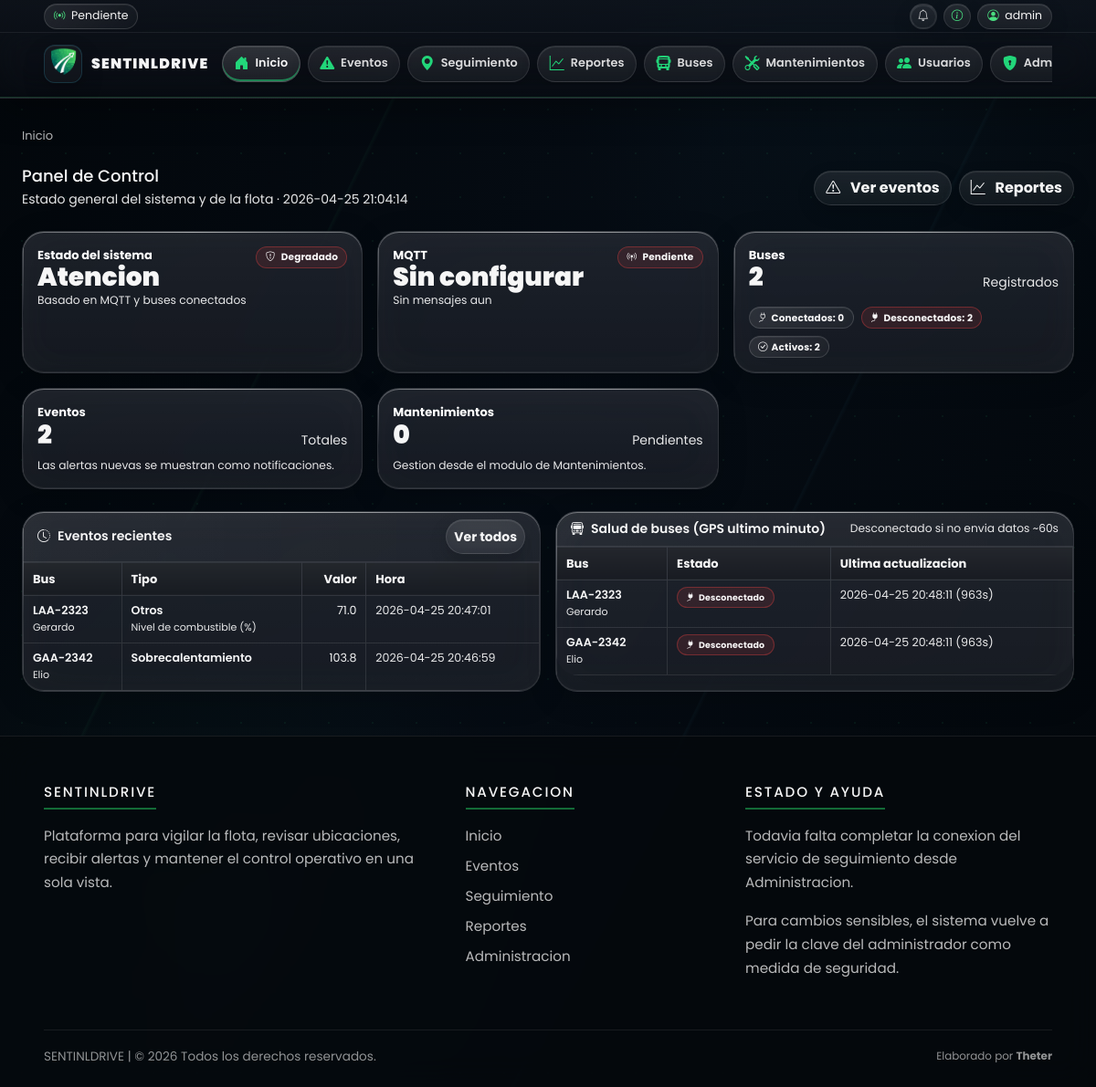
Page /dashboard (signed in) on the earlier database version.
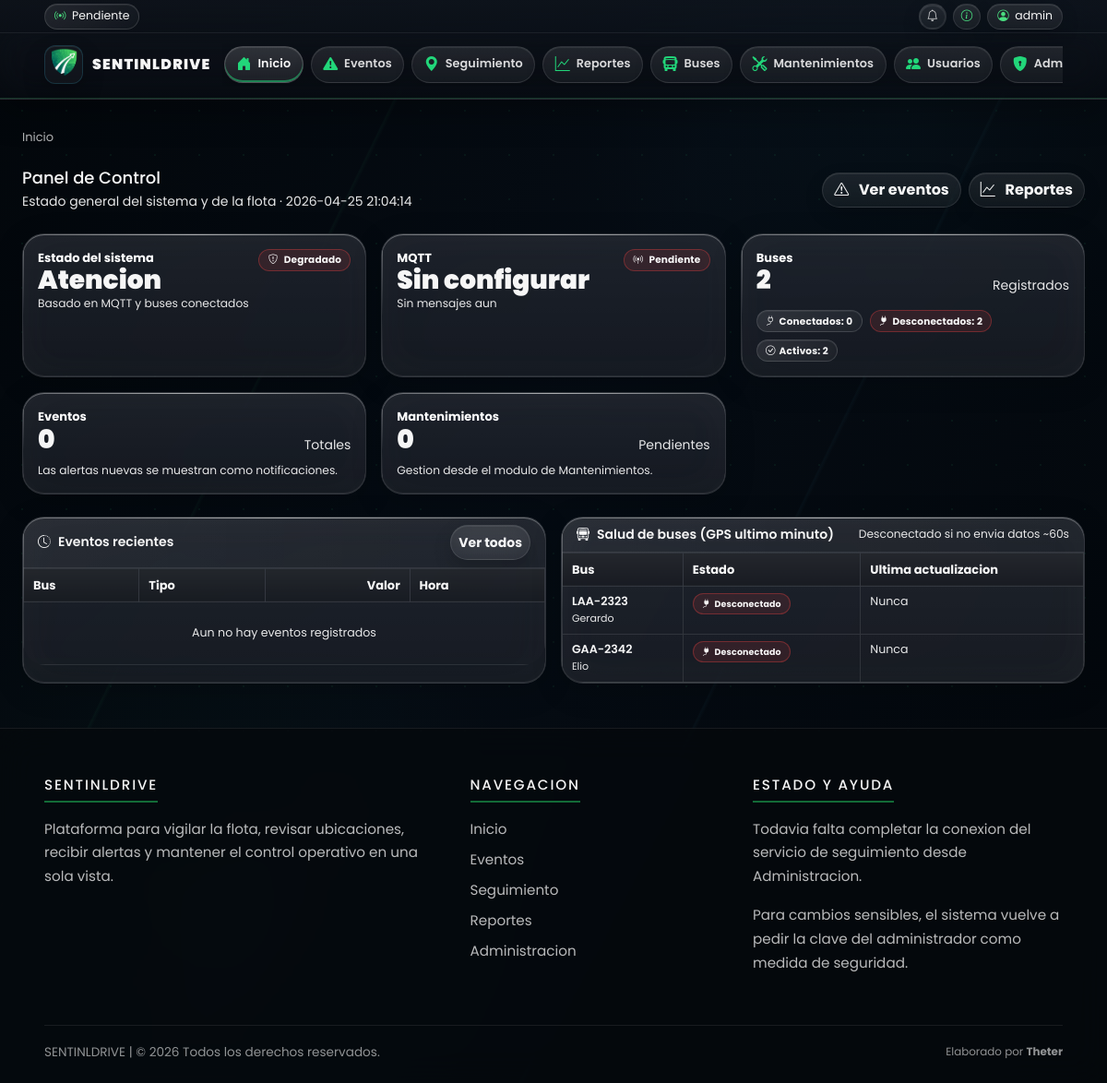
Same page on the later database version.
### app/models/event.py (models this page shows, shortened)
class Event(db.Model):
    __tablename__ = "event"
    __table_args__ = (
        db.Index("ix_event_bus_timestamp", "bus_id", "timestamp"),
    )
    id = db.Column(db.Integer, primary_key=True)
    bus_id = db.Column(
        db.Integer,
        db.ForeignKey("bus.id", ondelete="CASCADE"),
        nullable=False,
        index=True,
    )
    type = db.Column(db.String(50), nullable=False, index=True)
    value = db.Column(db.Float(precision=2), nullable=True)
    description = db.Column(db.String(300), nullable=True)
    latitude = db.Column(db.Float(precision=8), nullable=True)
    longitude = db.Column(db.Float(precision=8), nullable=True)
    timestamp = db.Column(
        db.DateTime(timezone=True),
        nullable=False,
        default=ecuador_now,
        index=True,
    )

### app/models/bus.py (models this page shows)
class Bus(db.Model): #Usamos pascalcase para los nombres de las clases
    __tablename__ = 'bus'
    id = db.Column(db.Integer, primary_key=True)
    plate = db.Column(db.String(20), nullable=False, unique=True)
    driver = db.Column(db.String(50))
    status = db.Column(db.String(20), default="Activo")
    description = db.Column(db.String(300), nullable=True)
    events = db.relationship(
        'Event',
        backref='bus',  # ← Solo aquí se define el backref
        lazy=True,
        cascade='all, delete-orphan'
    )
    locations = db.relationship(
        'Location',
        backref='bus',
        lazy=True,
        cascade='all, delete-orphan'
    )
    maintenances = db.relationship(
        'Maintenance',
        backref='bus',
        lazy=True,
        cascade='all, delete-orphan'
    )

### app/routes/dashboard.py (the view)
@dashboard_bp.route("/dashboard")
@login_required
def dashboard():
    now = ecuador_now()
    one_minute_ago = now - timedelta(seconds=60)
    total_buses = Bus.query.count()
    active_buses = Bus.query.filter(Bus.status == "Activo").count()
    total_events = Event.query.count()
    pending_maintenances = Maintenance.query.filter(Maintenance.status == "Pendiente").count()
    last_seen_sq = (
        db.session.query(
            Location.bus_id.label("bus_id"),
            func.max(Location.timestamp).label("last_seen"),
        )
        .group_by(Location.bus_id)
        .subquery()
    )
    bus_rows = (
        db.session.query(Bus, last_seen_sq.c.last_seen)
        .outerjoin(last_seen_sq, Bus.id == last_seen_sq.c.bus_id)
        .order_by(Bus.id.asc())
        .all()
    )
    bus_health = []
    connected_count = 0
    for bus, last_seen in bus_rows:
        if last_seen and getattr(last_seen, "tzinfo", None) is None:
            last_seen = last_seen.replace(tzinfo=ECUADOR_TZ)
        is_connected = bool(last_seen and last_seen >= one_minute_ago)
        if is_connected:
            connected_count += 1
        seconds_since = int((now - last_seen).total_seconds()) if last_seen else None
        bus_health.append(
            {
                "id": bus.id,
                "plate": bus.plate,
                "driver": bus.driver,
                "status": bus.status,
                "description": getattr(bus, "description", None),
                "last_seen": last_seen,
                "seconds_since": seconds_since,
                "connected": is_connected,
            }
        )
    disconnected_count = max(0, total_buses - connected_count)
    last_events = (
        Event.query.options(joinedload(Event.bus))
        .order_by(Event.timestamp.desc())
        .limit(5)
        .all()
    )
    mqtt_connected = bool(MQTT_STATE.get("connected"))
    system_ok = mqtt_connected and connected_count > 0
    return render_template(
        "dashboard.html",
        now=now,
        mqtt_state=MQTT_STATE,
        mqtt_connected=mqtt_connected,
        system_ok=system_ok,
        total_buses=total_buses,
        active_buses=active_buses,
        connected_buses=connected_count,
        disconnected_buses=disconnected_count,
        total_events=total_events,
        pending_maintenances=pending_maintenances,
        last_events=last_events,
        bus_health=bus_health,
    )

### app/templates/dashboard.html (shortened to what this page needs)
{% extends "base.html" %}
{% block content %}
<nav aria-label="breadcrumb" class="breadcrumb-nav">
    <ol class="breadcrumb">
        <li class="breadcrumb-item active" aria-current="page">Inicio</li>
    </ol>
</nav>
<div class="d-flex align-items-center justify-content-between flex-wrap gap-2 mb-4">
    <div>
        <h2 class="mb-1">Panel de Control</h2>
        <div class="text-muted">
            Estado general del sistema y de la flota
            {% if now %} · {{ now.strftime('%Y-%m-%d %H:%M:%S') }}{% endif %}
        </div>
    </div>
    <div class="d-flex gap-2">
        <a class="btn btn-outline-secondary" href="{{ url_for('events.events') }}">
            <i class="bi bi-exclamation-triangle me-1"></i> Ver eventos
        </a>
        <a class="btn btn-outline-secondary" href="{{ url_for('reports.reports') }}">
            <i class="bi bi-graph-up me-1"></i> Reportes
        </a>
    </div>
</div>
<div class="row g-3 mb-4">
    <div class="col-12 col-md-6 col-xl-4">
        <div class="card kpi-card h-100">
            <div class="card-body">
                <div class="d-flex align-items-start justify-content-between">
                    <div>
                        <div class="kpi-label">Estado del sistema</div>
                        <div class="kpi-value">{% if system_ok %}OK{% else %}Atencion{% endif %}</div>
                        <div class="text-muted small">Basado en MQTT y buses conectados</div>
                    </div>
                    <div class="badge {% if system_ok %}badge-soft{% else %}badge-danger-soft{% endif %}">
                        <i class="bi {% if system_ok %}bi-shield-check{% else %}bi-shield-exclamation{% endif %} me-1"></i>
                        {% if system_ok %}Estable{% else %}Degradado{% endif %}
                    </div>
                </div>
            </div>
        </div>
    </div>
    <div class="col-12 col-md-6 col-xl-4">
        <div class="card h-100">
            <div class="card-body">
                <div class="d-flex align-items-start justify-content-between">
                    <div>
                        <div class="kpi-label">MQTT</div>
                        <div class="kpi-value">
                            {% if not mqtt_state.configuration_ready %}
                                Sin configurar
                            {% elif mqtt_connected %}
                                Conectado
                            {% else %}
                                Desconectado
                            {% endif %}
                        </div>
                        <div class="text-muted small">
                            {% if mqtt_state.last_message %}Ultimo mensaje: {{ mqtt_state.last_message.strftime('%H:%M:%S') }}{% else %}Sin mensajes aun{% endif %}
                        </div>
                    </div>
                    <div class="badge {% if mqtt_connected %}badge-soft{% else %}badge-danger-soft{% endif %}">
                        <i class="bi {% if mqtt_connected %}bi-broadcast{% else %}bi-broadcast-pin{% endif %} me-1"></i>
                        {% if not mqtt_state.configuration_ready %}Pendiente{% elif mqtt_connected %}Online{% else %}Offline{% endif %}
                    </div>
                </div>
            </div>
        </div>
    </div>
    <div class="col-12 col-md-6 col-xl-4">
        <div class="card h-100">
            <div class="card-body">
                <div class="kpi-label">Buses</div>
                <div class="d-flex align-items-end justify-content-between">
                    <div class="kpi-value">{{ total_buses }}</div>
                    <div class="text-muted">Registrados</div>
                </div>
                <div class="mt-3 d-flex flex-wrap gap-2">
                    <span class="badge badge-soft"><i class="bi bi-plug me-1"></i>Conectados: {{ connected_buses }}</span>
                    <span class="badge badge-danger-soft"><i class="bi bi-plug-fill me-1"></i>Desconectados: {{ disconnected_buses }}</span>
                    <span class="badge badge-soft"><i class="bi bi-check-circle me-1"></i>Activos: {{ active_buses }}</span>
                </div>
            </div>
        </div>
    </div>
    <div class="col-12 col-md-6 col-xl-4">
        <div class="card h-100">
            <div class="card-body">
                <div class="kpi-label">Eventos</div>
                <div class="d-flex align-items-end justify-content-between">
                    <div class="kpi-value">{{ total_events }}</div>
                    <div class="text-muted">Totales</div>
                </div>
                <div class="text-muted small mt-2">Las alertas nuevas se muestran como notificaciones.</div>
            </div>
        </div>
    </div>
    <div class="col-12 col-md-6 col-xl-4">
        <div class="card h-100">
            <div class="card-body">
                <div class="kpi-label">Mantenimientos</div>
                <div class="d-flex align-items-end justify-content-between">
                    <div class="kpi-value">{{ pending_maintenances }}</div>
                    <div class="text-muted">Pendientes</div>
                </div>
                <div class="text-muted small mt-2">Gestion desde el modulo de Mantenimientos.</div>
            </div>
        </div>
    </div>
</div>
<div class="row g-3">
    <div class="col-12 col-xl-6">
        <div class="card h-100">
            <div class="card-header d-flex align-items-center justify-content-between">
                <div class="fw-semibold"><i class="bi bi-clock-history me-2"></i>Eventos recientes</div>
                <a class="btn btn-sm btn-outline-secondary" href="{{ url_for('events.events') }}">Ver todos</a>
            </div>
            <div class="card-body p-0">
                <div class="table-responsive">
                    <table class="table table-hover table-bordered mb-0">
                        <thead>
                            <tr>
                                <th>Bus</th>
                                <th>Tipo</th>
                                <th class="text-end">Valor</th>
                                <th>Hora</th>
                            </tr>
                        </thead>
                        <tbody>
                            {% for e in last_events %}
                            <tr>
                                <td>
                                    <div class="fw-semibold">{{ e.bus.plate if e.bus else e.bus_id }}</div>
                                    <div class="text-muted small">{{ e.bus.driver if e.bus and e.bus.driver else 'Sin conductor' }}</div>
                                </td>
                                <td>
                                    <div class="fw-semibold">{{ e.type }}</div>
                                    {% if e.description %}
                                        <div class="text-muted small">{{ e.description }}</div>
                                    {% endif %}
                                </td>
                                <td class="text-end">{{ e.value if e.value is not none else 'N/A' }}</td>
                                <td class="text-muted">{{ e.timestamp.strftime('%Y-%m-%d %H:%M:%S') }}</td>
                            </tr>
                            {% endfor %}
                            {% if last_events|length == 0 %}
                            <tr><td colspan="4" class="text-center text-muted py-4">Aun no hay eventos registrados</td></tr>
                            {% endif %}
                        </tbody>
                    </table>
                </div>
            </div>
        </div>
    </div>
    <div class="col-12 col-xl-6">
        <div class="card h-100">
            <div class="card-header d-flex align-items-center justify-content-between">
                <div class="fw-semibold"><i class="bi bi-bus-front me-2"></i>Salud de buses (GPS ultimo minuto)</div>
                <span class="text-muted small">Desconectado si no envia datos ~60s</span>
            </div>
            <div class="card-body p-0">
                <div class="table-responsive">
                    <table class="table table-hover table-bordered mb-0">
                        <thead>
                            <tr>
                                <th>Bus</th>
                                <th>Estado</th>
                                <th>Ultima actualizacion</th>
                            </tr>
                        </thead>
                        <tbody>
                            {% for b in bus_health %}
                            <tr>
                                <td>
                                    <div class="fw-semibold">{{ b.plate }}</div>
                                    <div class="text-muted small">{{ b.driver or 'Sin conductor' }}</div>
                                </td>
                                <td>
                                    {% if b.connected %}
                                        <span class="badge badge-soft"><i class="bi bi-plug me-1"></i>Conectado</span>
                                    {% else %}
                                        <span class="badge badge-danger-soft"><i class="bi bi-plug-fill me-1"></i>Desconectado</span>
                                    {% endif %}
                                </td>
                                <td class="text-muted">
                                    {% if b.last_seen %}
                                        {{ b.last_seen.strftime('%Y-%m-%d %H:%M:%S') }}
                                        {% if b.seconds_since is not none %}
                                            <span class="text-muted">({{ b.seconds_since }}s)</span>
                                        {% endif %}
                                    {% else %}
                                        Nunca
                                    {% endif %}
                                </td>
                            </tr>
                            {% endfor %}
                        </tbody>
                    </table>
                </div>
            </div>
        </div>
    </div>
</div>
{% endblock %}

Differences in the rows shown:
removed Event: bus "LAA-2323", bus "Gerardo", type "Otros", description "Nivel de combustible (%)", value "71.0", timestamp "2026-04-25 20:47:01"
removed Event: bus "GAA-2342", bus "Elio", type "Sobrecalentamiento", value "103.8", timestamp "2026-04-25 20:46:59"
shown differently, row unchanged: Bus "LAA-2323": last_seen "2026-04-25 20:48:11" → (not shown); seconds_since "963" → (not shown); text "( s)" → "Nunca"
shown differently, row unchanged: Bus "GAA-2342": last_seen "2026-04-25 20:48:11" → (not shown); seconds_since "963" → (not shown); text "( s)" → "Nunca"
Other differences:
{{ total_events }}: "2" → "0"
text now shown: "Aun no hay eventos registrados"
